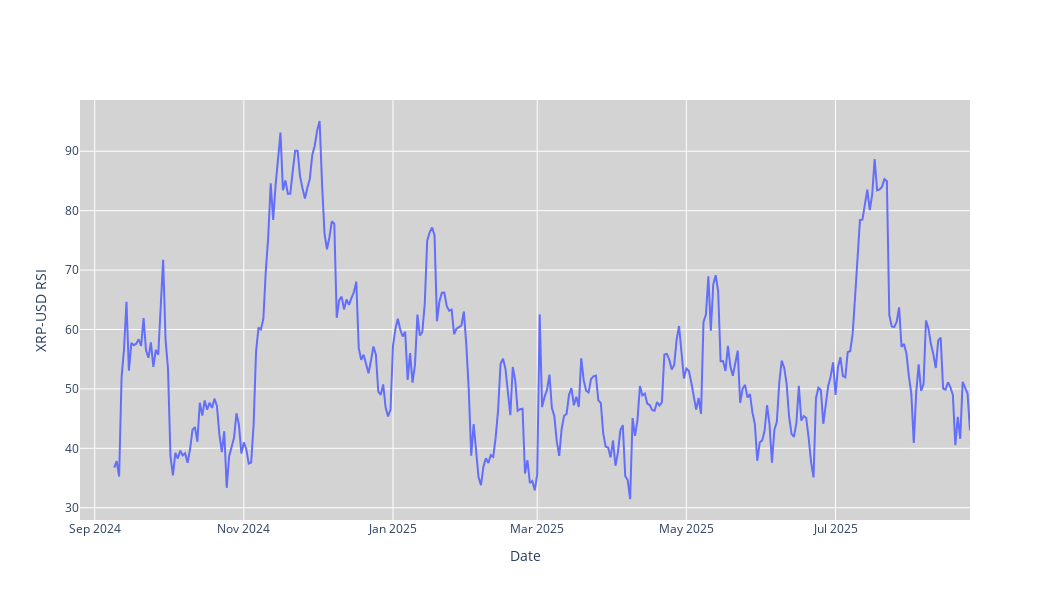

This figure's notebook cell:
### Code cell
#RSI
fig = go.Figure(data=[go.Scatter(x=stock_data.index, y=stock_data['RSI'], mode='lines', name='RSI')])
fig.update_layout(
    xaxis_rangeslider_visible=False,
    yaxis_title=f'{ticker} RSI',
    xaxis_title='Date',
    plot_bgcolor='lightgrey',
    width=1050,
    height=600
)
fig.show()

### Figure 1 — Plotly figure (JSON) as saved in the notebook; plotly's stock layout.template omitted (floating-point values rounded to 4 significant figures; data arrays with more than 128 entries replaced by an {"elided": "..."} marker saying what was removed)
{"data": [{"mode": "lines", "name": "RSI", "type": "scatter", "x": {"elided": "365 str values"}, "y": {"elided": "365 float values"}}], "layout": {"height": 600, "plot_bgcolor": "lightgrey", "width": 1050, "xaxis": {"rangeslider": {"visible": false}, "title": {"text": "Date"}}, "yaxis": {"title": {"text": "XRP-USD RSI"}}}}
